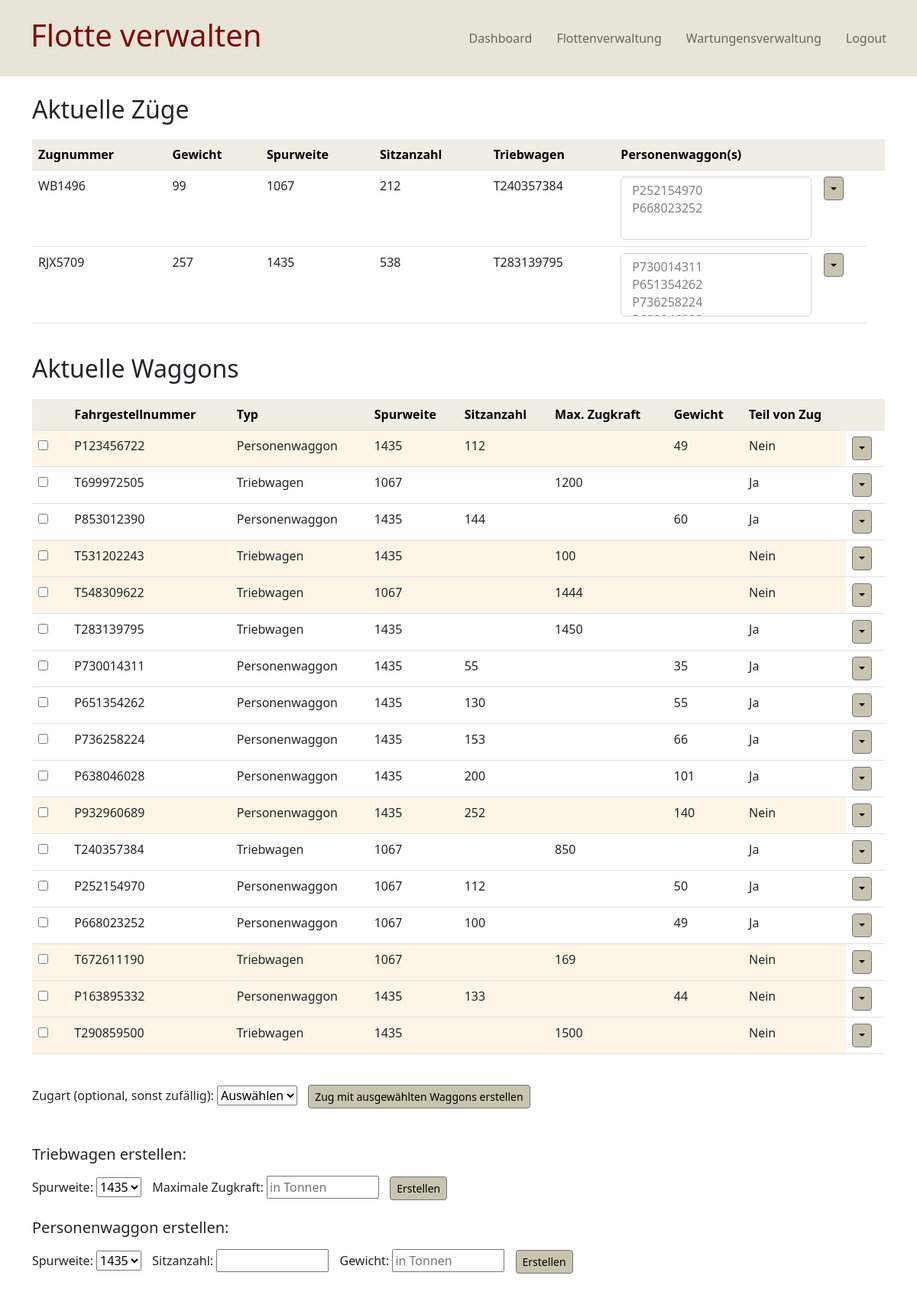
/flotten (signed in), run on the app's committed database.
### website/models.py (models this page shows, shortened)
class Zug(db.Model):
    __tablename__ = 'zuege'
    id = db.Column(db.Integer, primary_key=True)
    nummer = db.Column(db.String(120), unique=True, nullable=False)
    waggons = db.relationship("Waggon", backref="train")
    wartungen = db.relationship("Wartung", backref="train_maintenance")

class Waggon(db.Model):
    __tablename__ = 'waggons'
    id = db.Column(db.Integer, primary_key=True)
    fg_nummer = db.Column(db.String(120), unique=True, nullable=False)
    spurweite = db.Column(db.Integer, nullable=False)
    type = db.Column(db.String(20))
    in_verwendung = db.Column(db.Boolean, nullable=False, default=False)
    zug = db.Column(db.Integer, db.ForeignKey("zuege.id"))
    __mapper_args__ = {
        "polymorphic_on": type,
        "polymorphic_identity": "waggon",
    }

### website/views.py (the view, shortened to what this page needs)
@views.route("/flotten", methods=["GET", "POST"])
@admin_required
@login_required
def flotten():
    zug_gattungen = ["RJ", "WB", "S", "NJ", "ICE", "IC", "RJX"]
    waggons = Waggon.query.all()
    zuege = Zug.query.all()
    return render_template("flotten.html", user=current_user, waggons=waggons, zuege=zuege)

### website/__init__.py (called while the page is built)
def create_app():
    app = Flask(__name__)
    app.config["SECRET_KEY"] = "bdd96e66c3fbb1a20a12a36144769328"
    app.config['JSON_SORT_KEYS'] = False
    app.config["SQLALCHEMY_DATABASE_URI"] = f"sqlite:///{DB_NAME}"
    db.init_app(app)
    migrate = Migrate(app, db, render_as_batch=True)
    from .views import views
    from .auth import auth
    from .api import api
    app.register_blueprint(views, url_prefix='/')
    app.register_blueprint(auth, url_prefix='/')
    app.register_blueprint(api, url_prefix='/api')
    from .models import User, Triebwagen, Personenwaggon, Waggon, Zug
    create_database(app)
    login_manager = LoginManager()
    login_manager.login_view = "auth.login"
    login_manager.init_app(app)
    @login_manager.user_loader
    def load_user(id):
        return User.query.get(int(id))
    return app

### website/auth.py (called while the page is built)
def admin_required(f):
    @wraps(f)
    def wrap(*args, **kwargs):
        if current_user.is_admin:
            return f(*args, **kwargs)
        else:
            flash("You need to be an admin to view this page.", category="danger")
            return redirect(url_for('auth.login'))
    return wrap

### website/templates/flotten.html (shortened to what this page needs)
{% extends "base.html" %}
{% block leftnavbartext %}
<h1>Flotte verwalten</h1>
{% endblock %}
{% block content %}
<h2>Aktuelle Züge</h2>
<table class="table">
    <thead class="table-light">
    <tr>
        <th scope="col">Zugnummer</th>
        <th scope="col">Gewicht</th>
        <th scope="col">Spurweite</th>
        <th scope="col">Sitzanzahl</th>
        <th scope="col">Triebwagen</th>
        <th scope="col">Personenwaggon(s)</th>
        <th scope="col"></th>
        <th scope="col"></th>
    </tr>
    </thead>
    <tbody>
    {% for zug in zuege %}
    <tr>
        <td>{{ zug.nummer }}</td>
        {% set zug_gewicht = namespace(value=0) %}
        {% set zug_sitzanzahl = namespace(value=0) %}
        {% set zug_spurweite = namespace(value=0) %}
        {% set zug_triebwagen = namespace(value=0) %}
        {% for waggon in zug.waggons %}
        {% if waggon.__class__.__name__ == "Personenwaggon": %}
        {% set zug_gewicht.value = zug_gewicht.value + waggon.gewicht %}
        {% set zug_sitzanzahl.value = zug_sitzanzahl.value + waggon.sitzanzahl %}
        {% else %}
        {% set zug_triebwagen.value = waggon.fg_nummer %}
        {% set zug_spurweite.value = waggon.spurweite %}
        {% endif %}
        {% endfor %}
        <td>{{ zug_gewicht.value }}</td>
        <td>{{ zug_spurweite.value }}</td>
        <td>{{ zug_sitzanzahl.value }}</td>
        <td>{{ zug_triebwagen.value }}</td>
        <td>
            <select class="form-select" aria-label="Disabled select example" name="p_waggons" id="p_waggons" size="3"
                    multiple>
                {% for waggon in zug.waggons %}
                {% if waggon.__class__.__name__ == "Personenwaggon": %}
                <option disabled>{{ waggon.fg_nummer }}</option>
                {% endif %}
                {% endfor %}
            </select>
        </td>
        <td>
            <div class="btn-group">
                <button
                        type="button"
                        class="btn btn-sm btn-secondary dropdown-toggle"
                        data-bs-toggle="dropdown"
                ></button>
            </div>
        </td>
    </tr>
    {% endfor %}
    </tbody>
</table>
<br>
<h2>Aktuelle Waggons</h2>
<form method="POST" action="">
    <table class="table" id="emp-table">
        <thead class="table-light">
        <tr>
            <th scope="col"></th>
            <th scope="col">Fahrgestellnummer</th>
            <th scope="col">Typ</th>
            <th scope="col">Spurweite</th>
            <th scope="col">Sitzanzahl</th>
            <th scope="col">Max. Zugkraft</th>
            <th scope="col">Gewicht</th>
            <th scope="col">Teil von Zug</th>
            <th scope="col"></th>
        </tr>
        </thead>
        <tbody>
        {% for waggon in waggons %}
        <tr>
            <td>
                <input type="checkbox"
                       id="gewaehlt_fuer_zug"
                       name="gewaehlt_fuer_zug"
                       class="input-small"
                       value="{{ waggon.id }}">
            </td>
            <td>{{ waggon.fg_nummer }}</td>
            <td>{{ waggon.__class__.__name__ }}</td>
            <td>{{ waggon.spurweite }}</td>
            <td>{{ waggon.sitzanzahl }}</td>
            <td>{{ waggon.max_zugkraft }}</td>
            <td>{{ waggon.gewicht }}</td>
            {% if waggon.in_verwendung == True %}
            <td>Ja</td>
            {% else %}
            <td>Nein</td>
            {% endif %}
            <td>
                <div class="btn-group">
                    <button
                            type="button"
                            class="btn btn-sm btn-secondary dropdown-toggle"
                            data-bs-toggle="dropdown"
                    ></button>
                </div>
            </td>
        </tr>
        {% endfor %}
        </tbody>
    </table>
    <br>
    <label for="zugnummer_manuell">Zugart (optional, sonst zufällig):</label>
    <select
            id="zugnummer_manuell"
            name="zugnummer_manuell"
            class="input-small">
        <option value="none" selected disabled hidden>Auswählen</option>
    </select>
    <button type="submit" name="submit_zug" class="btn btn-secondary btn-sm" value="submit_zug">Zug mit ausgewählten
        Waggons erstellen
    </button>
</form>
<br>
<br>
<h5 class="mb-3">Triebwagen erstellen:</h5>
<form method="POST" action="" class="form-inline">
    <label for="t_spurweite">Spurweite:</label>
    <select
            id="t_spurweite"
            name="t_spurweite"
            class="input-small">
        <option value="1435">1435</option>
    </select>
    <label for="max_zugkraft">Maximale Zugkraft:</label>
    <input type="text"
           id="max_zugkraft"
           name="max_zugkraft"
           class="input-small"
           size="10"
           placeholder="in Tonnen"
           value="{{ max_zugkraft }}">
    <button type="submit" name="submit_twagen" class="btn btn-secondary btn-sm" value="submit_twagen">Erstellen</button>
    <br>
</form>
<br>
<h5 class="mb-3">Personenwaggon erstellen:</h5>
<form method="POST" action="" class="form-inline">
    <label for="p_spurweite">Spurweite:</label>
    <select
            id="p_spurweite"
            name="p_spurweite"
            class="input-small">
        <option value="1435">1435</option>
    </select>
    <label for="sitzanzahl">Sitzanzahl:</label>
    <input type="text"
           id="sitzanzahl"
           name="sitzanzahl"
           class="input-small"
           size="10"
           value="{{ sitzanzahl }}">
    <label for="gewicht">Gewicht:</label>
    <input type="text"
           id="gewicht"
           name="gewicht"
           class="input-small"
           size="10"
           placeholder="in Tonnen"
           value="{{ gewicht }}">
    <button type="submit" name="submit_pwagen" class="btn btn-secondary btn-sm" value="submit_pwagen">Erstellen</button>
    <br>
</form>
{% endblock %}

### website/static/css/styles.css (style rules this page uses)
h1 { color:#7B0E07; margin-left: 40px; }
h2 { margin-bottom: 20px; }
.input-small { margin-right: 10px; }
th { background-color: rgb(239, 237, 228) !important; }
button { background-color: rgb(201, 196, 174) !important; color: black !important; }

### data on the page
Zug: nummer "WB1496", value "99", value "212"
Waggon: value "1067", value "T240357384", fg_nummer "T240357384", __class__.__name__ "Triebwagen", spurweite "1067", max_zugkraft "850", in_verwendung "Ja"
Zug: nummer "RJX5709", value "257", value "538"
Waggon: value "1435", value "T283139795", fg_nummer "T283139795", __class__.__name__ "Triebwagen", spurweite "1435", max_zugkraft "1450", in_verwendung "Ja"
Waggon: fg_nummer "P123456722", __class__.__name__ "Personenwaggon", spurweite "1435", sitzanzahl "112", gewicht "49", in_verwendung "Nein"
Waggon: fg_nummer "T699972505", __class__.__name__ "Triebwagen", spurweite "1067", max_zugkraft "1200", in_verwendung "Ja"
Waggon: fg_nummer "P853012390", __class__.__name__ "Personenwaggon", spurweite "1435", sitzanzahl "144", gewicht "60", in_verwendung "Ja"
Waggon: fg_nummer "T531202243", __class__.__name__ "Triebwagen", spurweite "1435", max_zugkraft "100", in_verwendung "Nein"
Waggon: fg_nummer "T548309622", __class__.__name__ "Triebwagen", spurweite "1067", max_zugkraft "1444", in_verwendung "Nein"
Waggon: fg_nummer "P730014311", __class__.__name__ "Personenwaggon", spurweite "1435", sitzanzahl "55", gewicht "35", in_verwendung "Ja"
Waggon: fg_nummer "P651354262", __class__.__name__ "Personenwaggon", spurweite "1435", sitzanzahl "130", gewicht "55", in_verwendung "Ja"
Waggon: fg_nummer "P736258224", __class__.__name__ "Personenwaggon", spurweite "1435", sitzanzahl "153", gewicht "66", in_verwendung "Ja"
Waggon: fg_nummer "P638046028", __class__.__name__ "Personenwaggon", spurweite "1435", sitzanzahl "200", gewicht "101", in_verwendung "Ja"
Waggon: fg_nummer "P932960689", __class__.__name__ "Personenwaggon", spurweite "1435", sitzanzahl "252", gewicht "140", in_verwendung "Nein"
Waggon: fg_nummer "P252154970", __class__.__name__ "Personenwaggon", spurweite "1067", sitzanzahl "112", gewicht "50", in_verwendung "Ja"
Waggon: fg_nummer "P668023252", __class__.__name__ "Personenwaggon", spurweite "1067", sitzanzahl "100", gewicht "49", in_verwendung "Ja"
Waggon: fg_nummer "T672611190", __class__.__name__ "Triebwagen", spurweite "1067", max_zugkraft "169", in_verwendung "Nein"
Waggon: fg_nummer "P163895332", __class__.__name__ "Personenwaggon", spurweite "1435", sitzanzahl "133", gewicht "44", in_verwendung "Nein"
Waggon: fg_nummer "T290859500", __class__.__name__ "Triebwagen", spurweite "1435", max_zugkraft "1500", in_verwendung "Nein"
